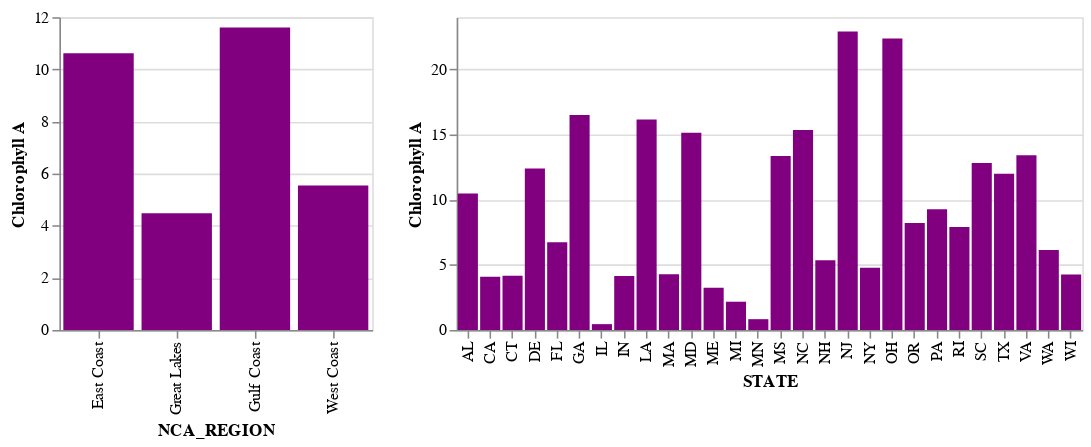

The cell this chart's notebook holds for it:
### Markdown cell above
#### Productivity by Region and State  
Based on the 2010 data, productivity does seem to vary geographically. From the plots below, we see that the Gulf Coast and the East Coast have much more chlorophyll A than the West Coast and the Great Lakes. From the availability plots in the previous plots, I expected the Gulf Coast to have the most productivity and the Great Lakes to have the least, but I also expected the East and West Coast to be quite close. The large disparity in productivity between the east and west coast suggests that nitrogen might have a larger impact on productivity than phosphorus.

### Code cell
cregion_plot | state_plot

### Figure 1 — Vega-Lite specification as saved in the notebook (floating-point values rounded to 4 significant figures)
{"$schema": "https://vega.github.io/schema/vega-lite/v5.16.3.json", "config": {"view": {"continuousHeight": 300, "continuousWidth": 300}}, "datasets": {"data-31693c58f224ab4b478e797bd9ca69d5": [{"Chlorophyll A": 10.48, "STATE": "AL", "Total Nitrogen": 0.4079, "Total Phosphorus": 0.04837}, {"Chlorophyll A": 4.092, "STATE": "CA", "Total Nitrogen": 0.4843, "Total Phosphorus": 0.1157}, {"Chlorophyll A": 4.162, "STATE": "CT", "Total Nitrogen": 0.2359, "Total Phosphorus": 0.0605}, {"Chlorophyll A": 12.39, "STATE": "DE", "Total Nitrogen": 0.9988, "Total Phosphorus": 0.1034}, {"Chlorophyll A": 6.724, "STATE": "FL", "Total Nitrogen": 0.5605, "Total Phosphorus": 0.04729}, {"Chlorophyll A": 16.5, "STATE": "GA", "Total Nitrogen": 0.6096, "Total Phosphorus": 0.1278}, {"Chlorophyll A": 0.45, "STATE": "IL", "Total Nitrogen": 0.4031, "Total Phosphorus": 0.006117}, {"Chlorophyll A": 4.135, "STATE": "IN", "Total Nitrogen": 0.5219, "Total Phosphorus": 0.007484}, {"Chlorophyll A": 16.15, "STATE": "LA", "Total Nitrogen": 0.9386, "Total Phosphorus": 0.1381}, {"Chlorophyll A": 4.286, "STATE": "MA", "Total Nitrogen": 0.2942, "Total Phosphorus": 0.04503}, {"Chlorophyll A": 15.13, "STATE": "MD", "Total Nitrogen": 0.6019, "Total Phosphorus": 0.06623}, {"Chlorophyll A": 3.244, "STATE": "ME", "Total Nitrogen": 0.235, "Total Phosphorus": 0.03075}, {"Chlorophyll A": 2.17, "STATE": "MI", "Total Nitrogen": 0.4377, "Total Phosphorus": 0.007579}, {"Chlorophyll A": 0.8313, "STATE": "MN", "Total Nitrogen": 0.5586, "Total Phosphorus": 0.01128}, {"Chlorophyll A": 13.35, "STATE": "MS", "Total Nitrogen": 0.5376, "Total Phosphorus": 0.07594}, {"Chlorophyll A": 15.34, "STATE": "NC", "Total Nitrogen": 0.6065, "Total Phosphorus": 0.053}, {"Chlorophyll A": 5.344, "STATE": "NH", "Total Nitrogen": 0.5102, "Total Phosphorus": 0.04467}, {"Chlorophyll A": 22.91, "STATE": "NJ", "Total Nitrogen": 0.9329, "Total Phosphorus": 0.1538}, {"Chlorophyll A": 4.771, "STATE": "NY", "Total Nitrogen": 0.4276, "Total Phosphorus": 0.02909}, {"Chlorophyll A": 22.36, "STATE": "OH", "Total Nitrogen": 1.117, "Total Phosphorus": 0.04914}, {"Chlorophyll A": 8.213, "STATE": "OR", "Total Nitrogen": 0.3894, "Total Phosphorus": 0.06152}, {"Chlorophyll A": 9.27, "STATE": "PA", "Total Nitrogen": 0.4483, "Total Phosphorus": 0.01913}, {"Chlorophyll A": 7.904, "STATE": "RI", "Total Nitrogen": 0.3763, "Total Phosphorus": 0.07331}, {"Chlorophyll A": 12.82, "STATE": "SC", "Total Nitrogen": 0.6382, "Total Phosphorus": 0.1092}, {"Chlorophyll A": 11.99, "STATE": "TX", "Total Nitrogen": 0.6534, "Total Phosphorus": 0.1083}, {"Chlorophyll A": 13.41, "STATE": "VA", "Total Nitrogen": 0.585, "Total Phosphorus": 0.06927}, {"Chlorophyll A": 6.13, "STATE": "WA", "Total Nitrogen": 0.3397, "Total Phosphorus": 0.06043}, {"Chlorophyll A": 4.266, "STATE": "WI", "Total Nitrogen": 0.5083, "Total Phosphorus": 0.01669}], "data-802d906868106c0673e81b6b472ab5b2": [{"Chlorophyll A": 10.62, "NCA_REGION": "East Coast", "Total Nitrogen": 0.5299, "Total Phosphorus": 0.06987}, {"Chlorophyll A": 4.475, "NCA_REGION": "Great Lakes", "Total Nitrogen": 0.5033, "Total Phosphorus": 0.01302}, {"Chlorophyll A": 11.6, "NCA_REGION": "Gulf Coast", "Total Nitrogen": 0.6893, "Total Phosphorus": 0.09447}, {"Chlorophyll A": 5.546, "NCA_REGION": "West Coast", "Total Nitrogen": 0.4128, "Total Phosphorus": 0.0855}]}, "hconcat": [{"data": {"name": "data-802d906868106c0673e81b6b472ab5b2"}, "encoding": {"x": {"field": "NCA_REGION", "type": "nominal"}, "y": {"field": "Chlorophyll A", "type": "quantitative"}}, "height": 200, "mark": {"color": "purple", "type": "bar"}, "width": 200}, {"data": {"name": "data-31693c58f224ab4b478e797bd9ca69d5"}, "encoding": {"x": {"field": "STATE", "type": "nominal"}, "y": {"field": "Chlorophyll A", "type": "quantitative"}}, "height": 200, "mark": {"color": "purple", "type": "bar"}, "width": 400}]}
